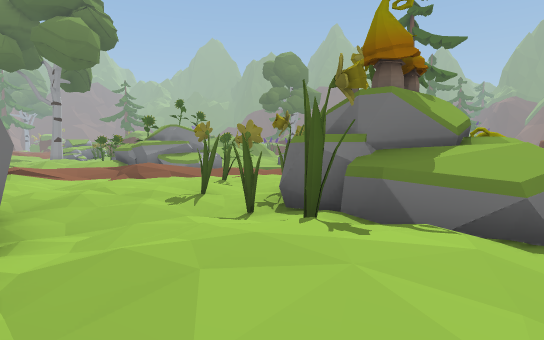
[1] (above)

14 first-person views from a walk through a Unity game level. The camera is 1.3 m above the floor, tilts 4° down and sees 80° across. The floor is counted in squares, 2 m on a side. Each view is taken from the middle of a square. On the plan, view 1 faces up. The plan holds only what a view shows up to about 10 squares ahead; the rest is blank. The place goes on beyond the plan. Some animated figures are not drawn.

[2]
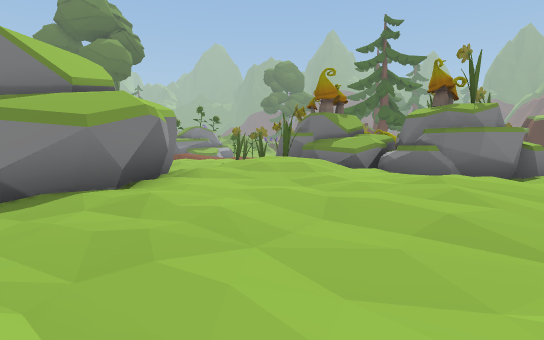

[3]
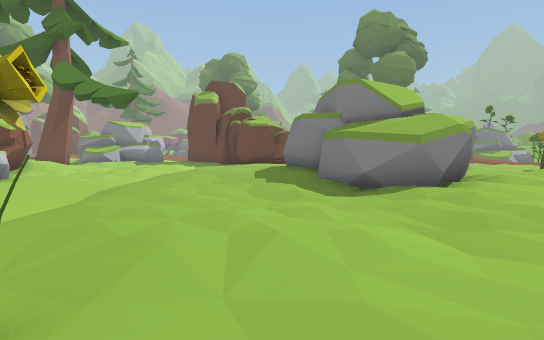

[4]
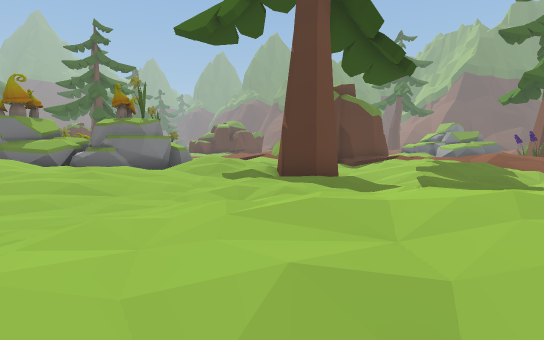

[5]
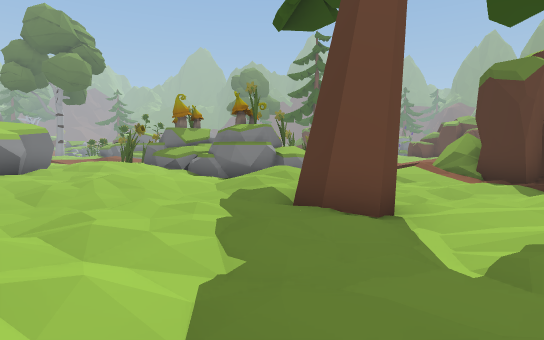

[6]
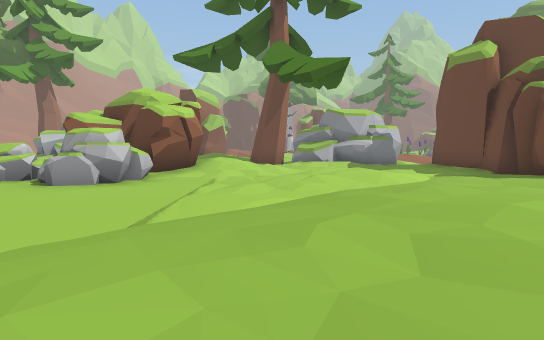

[7]
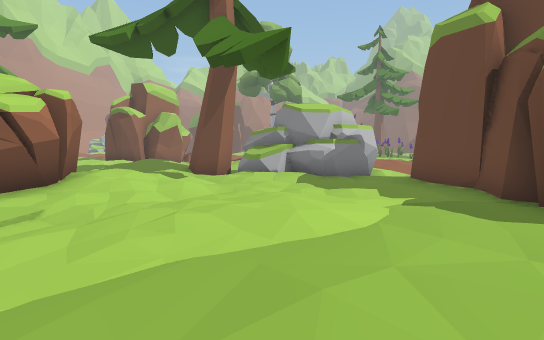

[8]
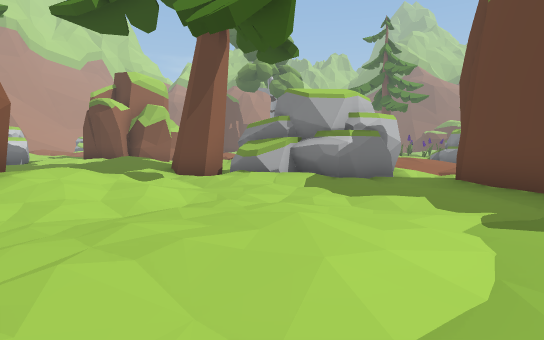

[9]
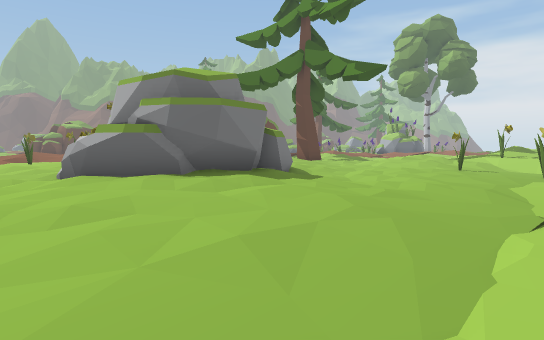

[10]
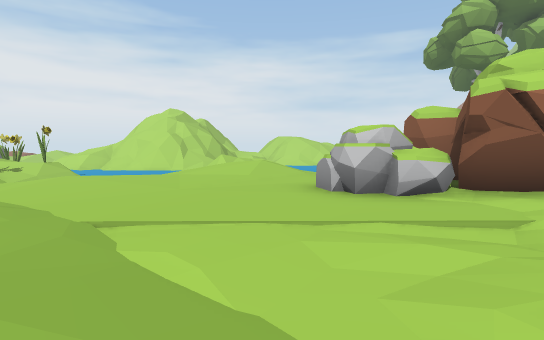

[11]
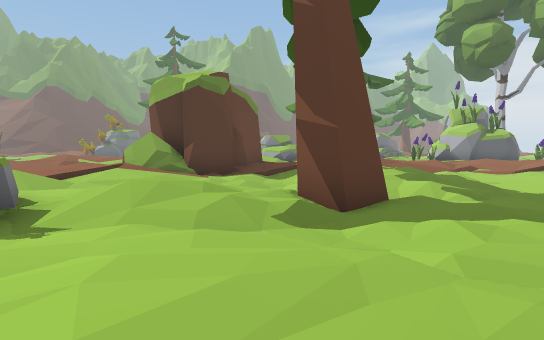

[12]
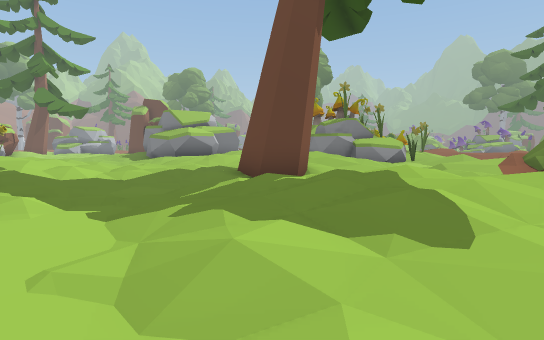

[13]
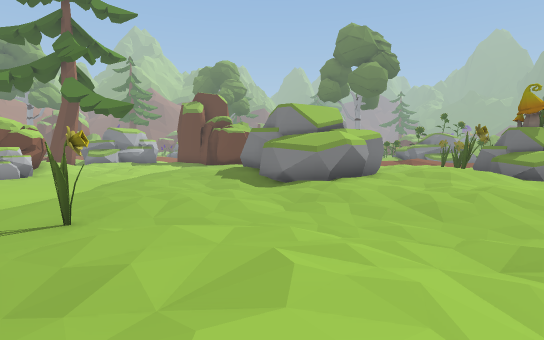

[14]
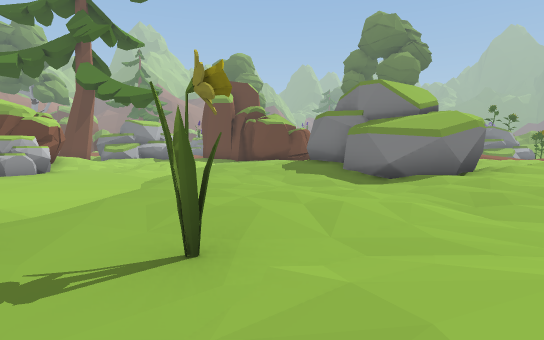

### Floor plan
Key: @ floor where view 1 was taken; # wall or solid block; . main floor; : floor 0.25 m higher than the main floor; - floor 0.25 m lower than the main floor; + floor 0.5 m higher than the main floor; _ floor 0.5 m lower than the main floor; * floor 0.75 m higher than the main floor; / step, stairs or slope; = window, fence, low wall or low ledge; ^ raised ledge; M mushroom; R rock; O other object.
Columns run from 20 left of view 1 to 11 right of it. Each row starts with its distance up from view 1.
 10              :.-
  9              /..
  8              ...   ::
  7               :.: +O:O
  6                ::+++O
  5                ::++O## #M
  4 --           +::.:::O##^O     :+
  3 .- .#####   :::###.+O^^#   ::/+*
  2  ##......: ::+## #:+**+###^..+=
  1   #.-..-...::+#  ##+**::#:/./+##
  0   #:..-....::+### #:@++::/+:..:#
 -1  ##..-.::-.:::++###+:+*+:**:.::#
 -2 ##..---...-.::::..:::+++:+:.-..+
 -3 ##--.:...---....-....::::.#-./:*
 -4 :.- :+:-_----.:........::...:+++
 -5 +:- ++#.------..:::...::::..:*+:
 -6 +.  ####RR.......::.::+:/.-./:+:
 -7        #RR........O.:+*++:..../.
 -8        #R.......-O...:** ++...--

Where each view was taken, in squares from view 1:
view 1: 0 up, 0 right, facing up
view 2: 5 down, 0 right, facing up
view 3: 7 down, 0 right, facing up-left
view 4: 8 down, 0 right, facing up-right
view 5: 8 down, 5 right, facing up
view 6: 3 down, 5 left, facing left
view 7: 1 down, 8 left, facing left
view 8: 1 down, 10 left, facing left
view 9: 1 down, 12 left, facing right
view 10: 1 down, 10 left, facing down
view 11: 2 down, 1 right, facing right
view 12: 8 down, 11 right, facing up-left
view 13: 8 down, 3 right, facing up-left
view 14: 8 down, 0 right, facing up-left
